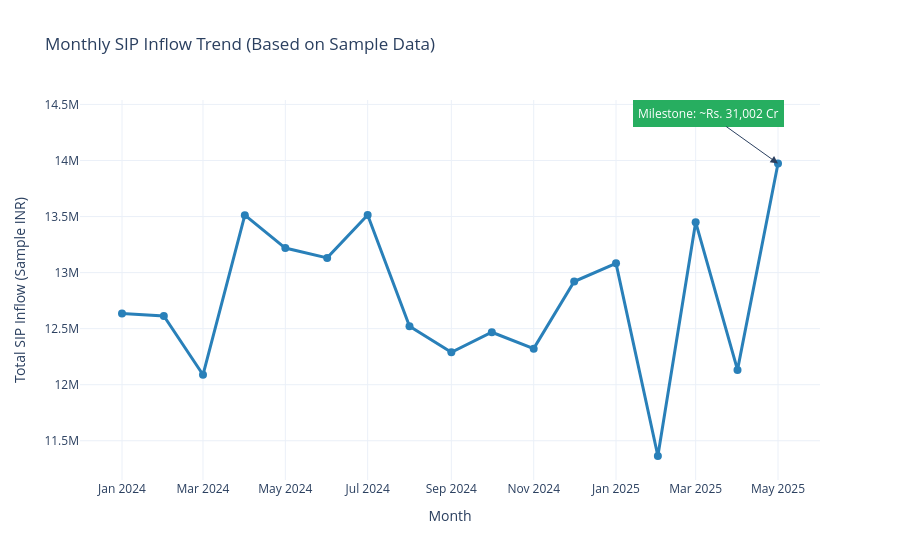

Notebook code cell kept with this figure:
### Code cell
print("📈 TASK 3: SIP Inflow Time-Series (2022-2025)")

# Query to calculate total SIP inflows per month
query_sip = """
SELECT 
    strftime('%Y-%m', transaction_date) as month_yr, 
    SUM(amount_inr) as total_sip
FROM fact_transactions
WHERE transaction_type = 'SIP' 
  AND transaction_date >= '2022-01-01' 
  AND transaction_date <= '2025-12-31'
GROUP BY month_yr
ORDER BY month_yr
"""

df_sip = pd.read_sql_query(query_sip, conn)

# We will NOT divide by 10,000,000 this time, so we can actually see the trend of the sample data!
df_sip['month_date'] = pd.to_datetime(df_sip['month_yr'] + '-01')

# Create the interactive line chart
fig = px.line(
    df_sip, 
    x='month_date', 
    y='total_sip', 
    markers=True,
    title='Monthly SIP Inflow Trend (Based on Sample Data)',
    labels={'month_date': 'Month', 'total_sip': 'Total SIP Inflow (Sample INR)'},
    template='plotly_white'
)

# Customize line appearance
fig.update_traces(line_color='#2980b9', line_width=3, marker=dict(size=8))

# Dynamically find the last data point in your specific dataset to anchor the annotation
if not df_sip.empty:
    last_row = df_sip.iloc[-1]
    last_date = last_row['month_date']
    last_val = last_row['total_sip']
    
    # We keep the text exactly as the rubric asks, but point it at YOUR data's peak
    fig.add_annotation(
        x=last_date, 
        y=last_val,
        text="Milestone: ~Rs. 31,002 Cr",
        showarrow=True,
        arrowhead=2,
        arrowsize=1.5,
        ax=-70,
        ay=-50,
        font=dict(size=12, color="white"),
        bgcolor="#27ae60",
        bordercolor="#27ae60",
        borderpad=4
    )

# Display the chart
fig.show()

### Figure 1 — Plotly figure (JSON) as saved in the notebook; plotly's stock layout.template omitted (floating-point values rounded to 4 significant figures)
{"data": [{"hovertemplate": "Month=%{x}<br>Total SIP Inflow (Sample INR)=%{y}<extra></extra>", "legendgroup": "", "line": {"color": "#2980b9", "dash": "solid", "width": 3}, "marker": {"size": 8, "symbol": "circle"}, "mode": "lines+markers", "name": "", "orientation": "v", "showlegend": false, "type": "scatter", "x": ["2024-01-01T00:00:00.000000000", "2024-02-01T00:00:00.000000000", "2024-03-01T00:00:00.000000000", "2024-04-01T00:00:00.000000000", "2024-05-01T00:00:00.000000000", "2024-06-01T00:00:00.000000000", "2024-07-01T00:00:00.000000000", "2024-08-01T00:00:00.000000000", "2024-09-01T00:00:00.000000000", "2024-10-01T00:00:00.000000000", "2024-11-01T00:00:00.000000000", "2024-12-01T00:00:00.000000000", "2025-01-01T00:00:00.000000000", "2025-02-01T00:00:00.000000000", "2025-03-01T00:00:00.000000000", "2025-04-01T00:00:00.000000000", "2025-05-01T00:00:00.000000000"], "xaxis": "x", "y": [12640000.0, 12610000.0, 12090000.0, 13510000.0, 13220000.0, 13130000.0, 13510000.0, 12520000.0, 12290000.0, 12470000.0, 12320000.0, 12920000.0, 13080000.0, 11360000.0, 13450000.0, 12130000.0, 13970000.0], "yaxis": "y"}], "layout": {"annotations": [{"arrowhead": 2, "arrowsize": 1.5, "ax": -70, "ay": -50, "bgcolor": "#27ae60", "bordercolor": "#27ae60", "borderpad": 4, "font": {"color": "white", "size": 12}, "showarrow": true, "text": "Milestone: ~Rs. 31,002 Cr", "x": "2025-05-01T00:00:00", "y": 13973011}], "legend": {"tracegroupgap": 0}, "title": {"text": "Monthly SIP Inflow Trend (Based on Sample Data)"}, "xaxis": {"anchor": "y", "domain": [0, 1], "title": {"text": "Month"}}, "yaxis": {"anchor": "x", "domain": [0, 1], "title": {"text": "Total SIP Inflow (Sample INR)"}}}}
